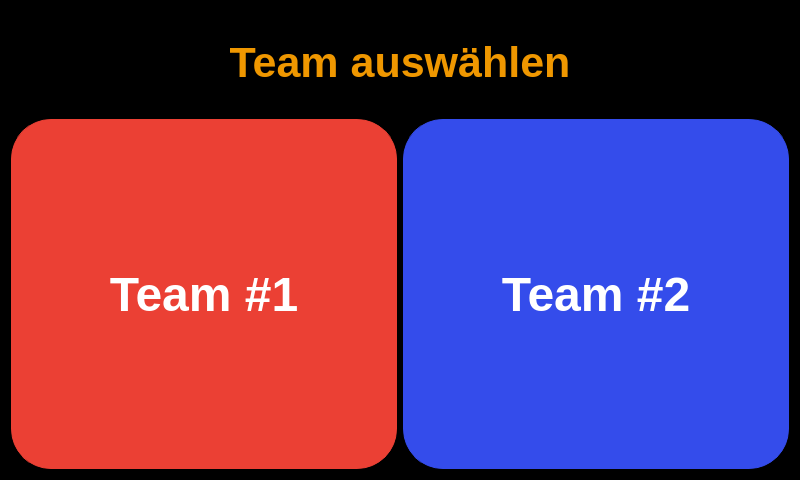
<?xml version="1.0" encoding="UTF-8"?>
<ui version="4.0">
 <class>Teamselection</class>
 <widget class="QDialog" name="Teamselection">
  <property name="geometry">
   <rect>
    <x>0</x>
    <y>0</y>
    <width>800</width>
    <height>480</height>
   </rect>
  </property>
  <property name="sizePolicy">
   <sizepolicy hsizetype="Fixed" vsizetype="Fixed">
    <horstretch>0</horstretch>
    <verstretch>0</verstretch>
   </sizepolicy>
  </property>
  <property name="minimumSize">
   <size>
    <width>800</width>
    <height>480</height>
   </size>
  </property>
  <property name="maximumSize">
   <size>
    <width>800</width>
    <height>480</height>
   </size>
  </property>
  <property name="windowTitle">
   <string>~~ Teamwahl ~~</string>
  </property>
  <property name="styleSheet">
   <string notr="true">QWidget {
	color: rgb(0, 123, 255);	
	background-color: rgb(0, 0, 0);
}

QPushButton {
	color: rgb(255, 255, 255);
    border-width: 1px;
	border-style: solid;
	border-radius: 40;
	padding: 3px;
	padding-left: 5px;
	padding-right: 5px;
}

#PBteamone {
	background-color: rgb(235, 64, 52);
	border-color: rgb(235, 64, 52);
}

#PBteamtwo {
	background-color: rgb(52, 76, 235);
	border-color: rgb(52, 76, 235);
}

QPushButton:checked {
	color: rgb(255, 255, 255);	
	background-color: rgb(52, 235, 143);
}


#LHeader {
		color: rgb(239, 151, 0);
}
</string>
  </property>
  <property name="modal">
   <bool>true</bool>
  </property>
  <layout class="QVBoxLayout" name="verticalLayout">
   <item>
    <widget class="QLabel" name="LHeader">
     <property name="minimumSize">
      <size>
       <width>0</width>
       <height>100</height>
      </size>
     </property>
     <property name="maximumSize">
      <size>
       <width>16777215</width>
       <height>150</height>
      </size>
     </property>
     <property name="font">
      <font>
       <pointsize>32</pointsize>
       <weight>75</weight>
       <bold>true</bold>
      </font>
     </property>
     <property name="text">
      <string>Team auswählen</string>
     </property>
     <property name="alignment">
      <set>Qt::AlignCenter</set>
     </property>
    </widget>
   </item>
   <item>
    <layout class="QHBoxLayout" name="horizontalLayout">
     <item>
      <widget class="QPushButton" name="PBteamone">
       <property name="minimumSize">
        <size>
         <width>300</width>
         <height>350</height>
        </size>
       </property>
       <property name="maximumSize">
        <size>
         <width>1000</width>
         <height>1000</height>
        </size>
       </property>
       <property name="font">
        <font>
         <pointsize>36</pointsize>
         <weight>75</weight>
         <bold>true</bold>
        </font>
       </property>
       <property name="text">
        <string>Team #1</string>
       </property>
      </widget>
     </item>
     <item>
      <widget class="QPushButton" name="PBteamtwo">
       <property name="minimumSize">
        <size>
         <width>300</width>
         <height>350</height>
        </size>
       </property>
       <property name="maximumSize">
        <size>
         <width>1000</width>
         <height>1000</height>
        </size>
       </property>
       <property name="font">
        <font>
         <pointsize>36</pointsize>
         <weight>75</weight>
         <bold>true</bold>
        </font>
       </property>
       <property name="text">
        <string>Team #2</string>
       </property>
       <property name="flat">
        <bool>false</bool>
       </property>
      </widget>
     </item>
    </layout>
   </item>
  </layout>
 </widget>
 <resources/>
 <connections/>
</ui>
